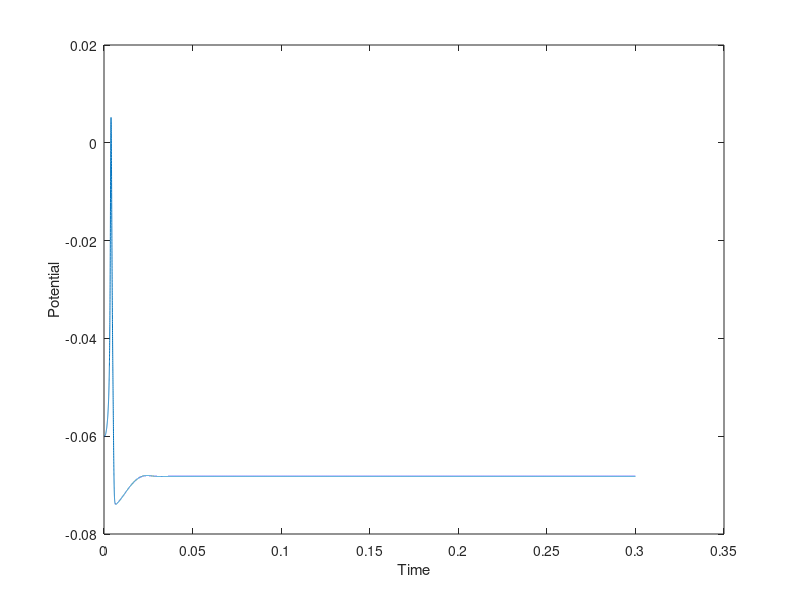
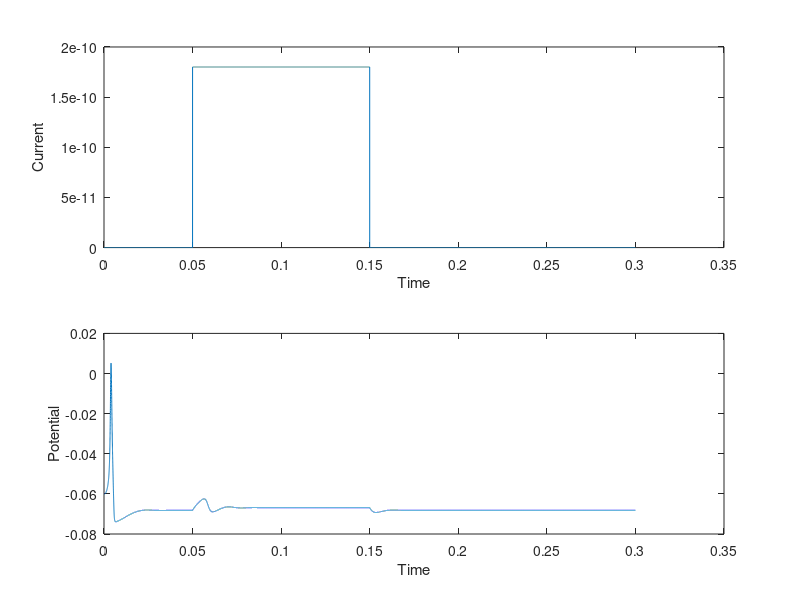
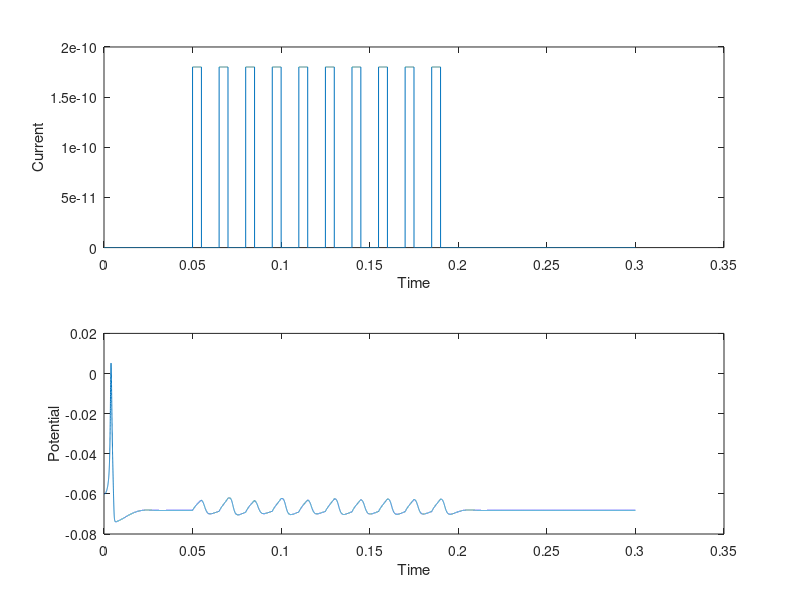
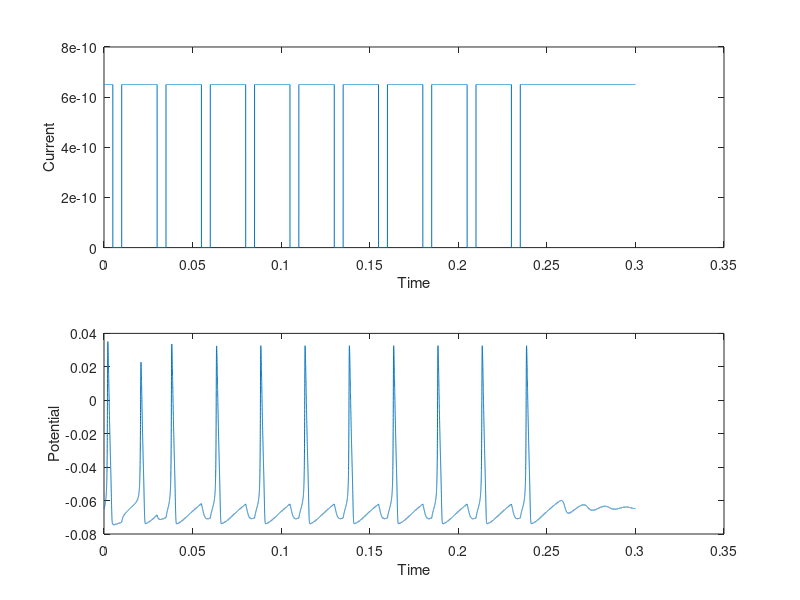

These figures' MATLAB source, in order:
G_leak = 30e-9;
G_na = 12e-6;
G_k = 4e-6;
E_na = .05;
E_k = -.075;
E_leak = -.06;
C_M = 100e-12;

dt = .00001;
tvec = 0:dt:.3; 

vvec = zeros(size(tvec));
vvec(1) = E_leak;

mvec = zeros(size(tvec));
mvec(1) = 0;

hvec = zeros(size(tvec));
hvec(1) = 0;

nvec = zeros(size(tvec));
nvec(1) = 0;

Iapp = 0;

for i = 2:length(tvec)
    
    Vm = vvec(i-1);          % membane potential for calculations
    m = mvec(i-1);
    h = hvec(i-1);
    n = nvec(i-1);
    
    % Sodium and potassium gating variables are defined by the
    % voltage-dependent transition rates between states, labeled alpha and
    % beta.
    
    % First, sodium activation rate
    if ( Vm == -0.045 )     % to avoid dividing zero by zero
        alpha_m = 1e3;      % value calculated analytically
    else
        alpha_m = (1e5*(-Vm-0.045))/(exp(100*(-Vm-0.045))-1);
    end
    beta_m = 4000*exp((-Vm-0.070)/0.018);   % Sodium deactivation rate
    alpha_h = 70*exp(50*(-Vm-0.070));       % Sodium inactivation rate
    beta_h = 1000/(1+exp(100*(-Vm-0.040))); % Sodium deinactivation rate
    
    if ( Vm == -0.060)      % to avoid dividing by zero
        alpha_n = 100;      % value calculated analytically
    else                    % potassium activation rate
        alpha_n = (1e4*(-Vm-0.060))/(exp(100*(-Vm-0.060))-1);
    end
    beta_n = 125*exp((-Vm-0.075)/0.08);     % potassium deactivation rate
    
    
    % From the alpha and beta for each gating variable we find the steady
    % state values (_inf) and the time constants (tau_) for each m,h and n.
    
    tau_m = 1/(alpha_m+beta_m);
    m_inf = alpha_m/(alpha_m+beta_m);
    
    tau_h = 1/(alpha_h+beta_h);
    h_inf = alpha_h/(alpha_h+beta_h);
    
    tau_n = 1/(alpha_n+beta_n);
    n_inf = alpha_n/(alpha_n+beta_n);
    
    dVmdt = (G_leak*(E_leak-Vm) + G_na*(m*m*m)*h*(E_na-Vm) + G_k*(n*n*n*n)*(E_k-Vm) + Iapp)/C_M;
    vvec(i) = Vm + dt * dVmdt;
    
    dmdt = alpha_m*(1-m) - beta_m*m;
    mvec(i) = m + dt * dmdt;
    
    dhdt = alpha_h*(1-h) - beta_h*h;
    hvec(i) = h + dt * dhdt;
    
    dndt = alpha_n*(1-n) - beta_n*n;
    nvec(i) = n + dt * dndt;
end

figure;

plot(tvec, vvec)
xlabel('Time')
ylabel('Potential')

%

G_leak = 30e-9;
G_na = 12e-6;
G_k = 4e-6;
E_na = .05;
E_k = -.075;
E_leak = -.06;
C_M = 100e-12;

dt = .00001;
tvec = 0:dt:.3; 

vvec = zeros(size(tvec));
vvec(1) = E_leak;

mvec = zeros(size(tvec));
mvec(1) = 0;

hvec = zeros(size(tvec));
hvec(1) = 0;

nvec = zeros(size(tvec));
nvec(1) = 0;

cvec = zeros(size(tvec));

for i = 2:length(tvec)
    
    Vm = vvec(i-1);          % membane potential for calculations
    m = mvec(i-1);
    h = hvec(i-1);
    n = nvec(i-1);
    
    time = tvec(i-1);
    if (time >= .05 && time <= .150)
        cvec(i-1) = .18e-9;
    end
    
    Iapp = cvec(i-1);
    
    % Sodium and potassium gating variables are defined by the
    % voltage-dependent transition rates between states, labeled alpha and
    % beta.
    
    % First, sodium activation rate
    if ( Vm == -0.045 )     % to avoid dividing zero by zero
        alpha_m = 1e3;      % value calculated analytically
    else
        alpha_m = (1e5*(-Vm-0.045))/(exp(100*(-Vm-0.045))-1);
    end
    beta_m = 4000*exp((-Vm-0.070)/0.018);   % Sodium deactivation rate
    alpha_h = 70*exp(50*(-Vm-0.070));       % Sodium inactivation rate
    beta_h = 1000/(1+exp(100*(-Vm-0.040))); % Sodium deinactivation rate
    
    if ( Vm == -0.060)      % to avoid dividing by zero
        alpha_n = 100;      % value calculated analytically
    else                    % potassium activation rate
        alpha_n = (1e4*(-Vm-0.060))/(exp(100*(-Vm-0.060))-1);
    end
    beta_n = 125*exp((-Vm-0.075)/0.08);     % potassium deactivation rate
    
    
    % From the alpha and beta for each gating variable we find the steady
    % state values (_inf) and the time constants (tau_) for each m,h and n.
    
    tau_m = 1/(alpha_m+beta_m);
    m_inf = alpha_m/(alpha_m+beta_m);
    
    tau_h = 1/(alpha_h+beta_h);
    h_inf = alpha_h/(alpha_h+beta_h);
    
    tau_n = 1/(alpha_n+beta_n);
    n_inf = alpha_n/(alpha_n+beta_n);
    
    dVmdt = (G_leak*(E_leak-Vm) + G_na*(m*m*m)*h*(E_na-Vm) + G_k*(n*n*n*n)*(E_k-Vm) + Iapp)/C_M;
    vvec(i) = Vm + dt * dVmdt;
    
    dmdt = alpha_m*(1-m) - beta_m*m;
    mvec(i) = m + dt * dmdt;
    
    dhdt = alpha_h*(1-h) - beta_h*h;
    hvec(i) = h + dt * dhdt;
    
    dndt = alpha_n*(1-n) - beta_n*n;
    nvec(i) = n + dt * dndt;
end

figure;

subplot(2, 1, 1)
plot(tvec, cvec)
xlabel('Time')
ylabel('Current')

subplot(2, 1, 2)
plot(tvec, vvec)
xlabel('Time')
ylabel('Potential')

%%

G_leak = 30e-9;
G_na = 12e-6;
G_k = 4e-6;
E_na = .05;
E_k = -.075;
E_leak = -.06;
C_M = 100e-12;

dt = .00001;
tvec = 0:dt:.3; 
steplength = .005;
nsteplength = round(steplength/dt);

vvec = zeros(size(tvec));
vvec(1) = E_leak;

mvec = zeros(size(tvec));
mvec(1) = 0;

hvec = zeros(size(tvec));
hvec(1) = 0;

nvec = zeros(size(tvec));
nvec(1) = 0;

cvec = zeros(size(tvec));

for step = 1:10
    istart = (step+9)*nsteplength+(step-1)*1000;
    istop = (step+10)*nsteplength+(step-1)*1000;
    cvec(istart:istop) = .18e-9;
end

for i = 2:length(tvec)
    
    Vm = vvec(i-1);          % membane potential for calculations
    m = mvec(i-1);
    h = hvec(i-1);
    n = nvec(i-1);
    
    time = tvec(i-1);
    
    Iapp = cvec(i-1);
    
    % Sodium and potassium gating variables are defined by the
    % voltage-dependent transition rates between states, labeled alpha and
    % beta.
    
    % First, sodium activation rate
    if ( Vm == -0.045 )     % to avoid dividing zero by zero
        alpha_m = 1e3;      % value calculated analytically
    else
        alpha_m = (1e5*(-Vm-0.045))/(exp(100*(-Vm-0.045))-1);
    end
    beta_m = 4000*exp((-Vm-0.070)/0.018);   % Sodium deactivation rate
    alpha_h = 70*exp(50*(-Vm-0.070));       % Sodium inactivation rate
    beta_h = 1000/(1+exp(100*(-Vm-0.040))); % Sodium deinactivation rate
    
    if ( Vm == -0.060)      % to avoid dividing by zero
        alpha_n = 100;      % value calculated analytically
    else                    % potassium activation rate
        alpha_n = (1e4*(-Vm-0.060))/(exp(100*(-Vm-0.060))-1);
    end
    beta_n = 125*exp((-Vm-0.075)/0.08);     % potassium deactivation rate
    
    
    % From the alpha and beta for each gating variable we find the steady
    % state values (_inf) and the time constants (tau_) for each m,h and n.
    
    tau_m = 1/(alpha_m+beta_m);
    m_inf = alpha_m/(alpha_m+beta_m);
    
    tau_h = 1/(alpha_h+beta_h);
    h_inf = alpha_h/(alpha_h+beta_h);
    
    tau_n = 1/(alpha_n+beta_n);
    n_inf = alpha_n/(alpha_n+beta_n);
    
    dVmdt = (G_leak*(E_leak-Vm) + G_na*(m*m*m)*h*(E_na-Vm) + G_k*(n*n*n*n)*(E_k-Vm) + Iapp)/C_M;
    vvec(i) = Vm + dt * dVmdt;
    
    dmdt = alpha_m*(1-m) - beta_m*m;
    mvec(i) = m + dt * dmdt;
    
    dhdt = alpha_h*(1-h) - beta_h*h;
    hvec(i) = h + dt * dhdt;
    
    dndt = alpha_n*(1-n) - beta_n*n;
    nvec(i) = n + dt * dndt;
end

figure;

subplot(2, 1, 1)
plot(tvec, cvec)
xlabel('Time')
ylabel('Current')

subplot(2, 1, 2)
plot(tvec, vvec)
xlabel('Time')
ylabel('Potential')

%%

G_leak = 30e-9;
G_na = 12e-6;
G_k = 4e-6;
E_na = .05;
E_k = -.075;
E_leak = -.06;
C_M = 100e-12;

dt = .00001;
tvec = 0:dt:.3; 
steplength = .005;
nsteplength = round(steplength/dt);

vvec = zeros(size(tvec));
vvec(1) = -.065;

mvec = zeros(size(tvec));
mvec(1) = .05;

hvec = zeros(size(tvec));
hvec(1) = .5;

nvec = zeros(size(tvec));
nvec(1) = .35;

cvec = zeros(size(tvec)) + .65e-9;

for step = 1:10
    istart = (step)*nsteplength+(step-1)*2000;
    istop = (step+1)*nsteplength+(step-1)*2000;
    cvec(istart:istop) = 0;
end

for i = 2:length(tvec)
    
    Vm = vvec(i-1);          % membane potential for calculations
    m = mvec(i-1);
    h = hvec(i-1);
    n = nvec(i-1);
    
    time = tvec(i-1);
    
    Iapp = cvec(i-1);
    
    % Sodium and potassium gating variables are defined by the
    % voltage-dependent transition rates between states, labeled alpha and
    % beta.
    
    % First, sodium activation rate
    if ( Vm == -0.045 )     % to avoid dividing zero by zero
        alpha_m = 1e3;      % value calculated analytically
    else
        alpha_m = (1e5*(-Vm-0.045))/(exp(100*(-Vm-0.045))-1);
    end
    beta_m = 4000*exp((-Vm-0.070)/0.018);   % Sodium deactivation rate
    alpha_h = 70*exp(50*(-Vm-0.070));       % Sodium inactivation rate
    beta_h = 1000/(1+exp(100*(-Vm-0.040))); % Sodium deinactivation rate
    
    if ( Vm == -0.060)      % to avoid dividing by zero
        alpha_n = 100;      % value calculated analytically
    else                    % potassium activation rate
        alpha_n = (1e4*(-Vm-0.060))/(exp(100*(-Vm-0.060))-1);
    end
    beta_n = 125*exp((-Vm-0.075)/0.08);     % potassium deactivation rate
    
    
    % From the alpha and beta for each gating variable we find the steady
    % state values (_inf) and the time constants (tau_) for each m,h and n.
    
    tau_m = 1/(alpha_m+beta_m);
    m_inf = alpha_m/(alpha_m+beta_m);
    
    tau_h = 1/(alpha_h+beta_h);
    h_inf = alpha_h/(alpha_h+beta_h);
    
    tau_n = 1/(alpha_n+beta_n);
    n_inf = alpha_n/(alpha_n+beta_n);
    
    dVmdt = (G_leak*(E_leak-Vm) + G_na*(m*m*m)*h*(E_na-Vm) + G_k*(n*n*n*n)*(E_k-Vm) + Iapp)/C_M;
    vvec(i) = Vm + dt * dVmdt;
    
    dmdt = alpha_m*(1-m) - beta_m*m;
    mvec(i) = m + dt * dmdt;
    
    dhdt = alpha_h*(1-h) - beta_h*h;
    hvec(i) = h + dt * dhdt;
    
    dndt = alpha_n*(1-n) - beta_n*n;
    nvec(i) = n + dt * dndt;
end

figure;

subplot(2, 1, 1)
plot(tvec, cvec)
xlabel('Time')
ylabel('Current')

subplot(2, 1, 2)
plot(tvec, vvec)
xlabel('Time')
ylabel('Potential')

%%

G_leak = 30e-9;
G_na = 12e-6;
G_k = 4e-6;
E_na = .05;
E_k = -.075;
E_leak = -.06;
C_M = 100e-12;

dt = .00001;
tvec = 0:dt:.3; 
steplength = .005;
nsteplength = round(steplength/dt);

vvec = zeros(size(tvec));
vvec(1) = -.065;

mvec = zeros(size(tvec));
mvec(1) = .05;

hvec = zeros(size(tvec));
hvec(1) = .5;

nvec = zeros(size(tvec));
nvec(1) = .35;

cvec = zeros(size(tvec)) + .7e-9;

for i = 2:length(tvec)
    
    Vm = vvec(i-1);          % membane potential for calculations
    m = mvec(i-1);
    h = hvec(i-1);
    n = nvec(i-1);
    
    time = tvec(i-1);
    if (time >= .05 && time <= .055)
        cvec(i-1) = 1e-9;
    end
    
    Iapp = cvec(i-1);
    
    % Sodium and potassium gating variables are defined by the
    % voltage-dependent transition rates between states, labeled alpha and
    % beta.
    
    % First, sodium activation rate
    if ( Vm == -0.045 )     % to avoid dividing zero by zero
        alpha_m = 1e3;      % value calculated analytically
    else
        alpha_m = (1e5*(-Vm-0.045))/(exp(100*(-Vm-0.045))-1);
    end
    beta_m = 4000*exp((-Vm-0.070)/0.018);   % Sodium deactivation rate
    alpha_h = 70*exp(50*(-Vm-0.070));       % Sodium inactivation rate
    beta_h = 1000/(1+exp(100*(-Vm-0.040))); % Sodium deinactivation rate
    
    if ( Vm == -0.060)      % to avoid dividing by zero
        alpha_n = 100;      % value calculated analytically
    else                    % potassium activation rate
        alpha_n = (1e4*(-Vm-0.060))/(exp(100*(-Vm-0.060))-1);
    end
    beta_n = 125*exp((-Vm-0.075)/0.08);     % potassium deactivation rate
    
    
    % From the alpha and beta for each gating variable we find the steady
    % state values (_inf) and the time constants (tau_) for each m,h and n.
    
    tau_m = 1/(alpha_m+beta_m);
    m_inf = alpha_m/(alpha_m+beta_m);
    
    tau_h = 1/(alpha_h+beta_h);
    h_inf = alpha_h/(alpha_h+beta_h);
    
    tau_n = 1/(alpha_n+beta_n);
    n_inf = alpha_n/(alpha_n+beta_n);
    
    dVmdt = (G_leak*(E_leak-Vm) + G_na*(m*m*m)*h*(E_na-Vm) + G_k*(n*n*n*n)*(E_k-Vm) + Iapp)/C_M;
    vvec(i) = Vm + dt * dVmdt;
    
    dmdt = alpha_m*(1-m) - beta_m*m;
    mvec(i) = m + dt * dmdt;
    
    dhdt = alpha_h*(1-h) - beta_h*h;
    hvec(i) = h + dt * dhdt;
    
    dndt = alpha_n*(1-n) - beta_n*n;
    nvec(i) = n + dt * dndt;
end

figure;

subplot(2, 1, 1)
plot(tvec, cvec)
xlabel('Time')
ylabel('Current')

subplot(2, 1, 2)
plot(tvec, vvec)
xlabel('Time')
ylabel('Potential')

%%

G_leak = 30e-9;
G_na = 12e-6;
G_k = 4e-6;
E_na = .05;
E_k = -.075;
E_leak = -.06;
C_M = 100e-12;

dt = .00001;
tvec = 0:dt:.3; 
steplength = .005;
nsteplength = round(steplength/dt);

vvec = zeros(size(tvec));
vvec(1) = -.065;

mvec = zeros(size(tvec));
mvec(1) = 0;

hvec = zeros(size(tvec));
hvec(1) = 0;

nvec = zeros(size(tvec));
nvec(1) = 0;

cvec = zeros(size(tvec)) + .7e-9;

for i = 2:length(tvec)
    
    Vm = vvec(i-1);          % membane potential for calculations
    m = mvec(i-1);
    h = hvec(i-1);
    n = nvec(i-1);
    
    time = tvec(i-1);
    if (time >= .05 && time <= .055)
        cvec(i-1) = 1e-9;
    end
    
    Iapp = cvec(i-1);
    
    % Sodium and potassium gating variables are defined by the
    % voltage-dependent transition rates between states, labeled alpha and
    % beta.
    
    % First, sodium activation rate
    if ( Vm == -0.045 )     % to avoid dividing zero by zero
        alpha_m = 1e3;      % value calculated analytically
    else
        alpha_m = (1e5*(-Vm-0.045))/(exp(100*(-Vm-0.045))-1);
    end
    beta_m = 4000*exp((-Vm-0.070)/0.018);   % Sodium deactivation rate
    alpha_h = 70*exp(50*(-Vm-0.070));       % Sodium inactivation rate
    beta_h = 1000/(1+exp(100*(-Vm-0.040))); % Sodium deinactivation rate
    
    if ( Vm == -0.060)      % to avoid dividing by zero
        alpha_n = 100;      % value calculated analytically
    else                    % potassium activation rate
        alpha_n = (1e4*(-Vm-0.060))/(exp(100*(-Vm-0.060))-1);
    end
    beta_n = 125*exp((-Vm-0.075)/0.08);     % potassium deactivation rate
    
    
    % From the alpha and beta for each gating variable we find the steady
    % state values (_inf) and the time constants (tau_) for each m,h and n.
    
    tau_m = 1/(alpha_m+beta_m);
    m_inf = alpha_m/(alpha_m+beta_m);
    
    tau_h = 1/(alpha_h+beta_h);
    h_inf = alpha_h/(alpha_h+beta_h);
    
    tau_n = 1/(alpha_n+beta_n);
    n_inf = alpha_n/(alpha_n+beta_n);
    
    dVmdt = (G_leak*(E_leak-Vm) + G_na*(m*m*m)*h*(E_na-Vm) + G_k*(n*n*n*n)*(E_k-Vm) + Iapp)/C_M;
    vvec(i) = Vm + dt * dVmdt;
    
    dmdt = alpha_m*(1-m) - beta_m*m;
    mvec(i) = m + dt * dmdt;
    
    dhdt = alpha_h*(1-h) - beta_h*h;
    hvec(i) = h + dt * dhdt;
    
    dndt = alpha_n*(1-n) - beta_n*n;
    nvec(i) = n + dt * dndt;
end

figure;

subplot(2, 1, 1)
plot(tvec, cvec)
xlabel('Time')
ylabel('Current')

subplot(2, 1, 2)
plot(tvec, vvec)
xlabel('Time')
ylabel('Potential')
